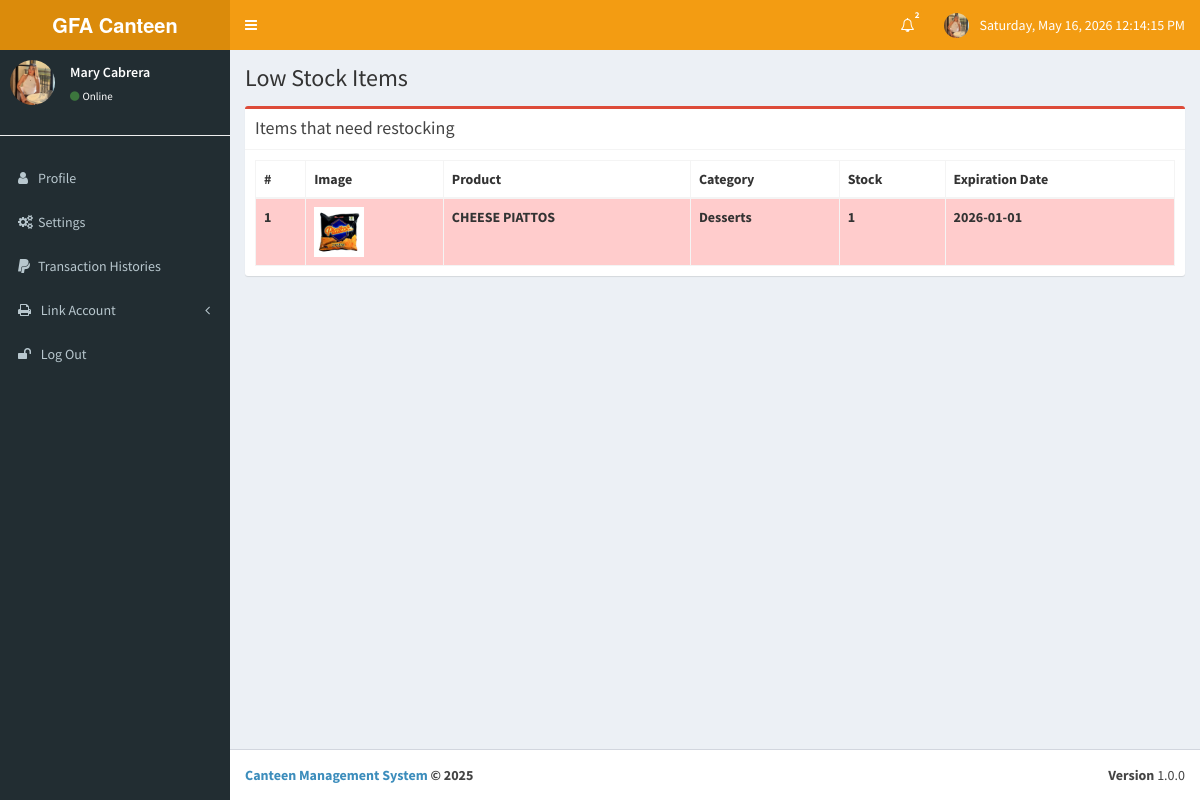
/main/lowstock.php (signed in), run on the app's committed database.
### tables this page shows
CREATE TABLE IF NOT EXISTS `tbl_menu` (
  `id` int NOT NULL AUTO_INCREMENT,
  `code` text NOT NULL,
  `name` text NOT NULL,
  `description` text NOT NULL,
  `price` double(20,2) NOT NULL,
  `qty` int NOT NULL,
  `category` text NOT NULL,
  `imgUrl` text NOT NULL,
  `expDate` date NOT NULL,
  `dt` datetime NOT NULL,
  PRIMARY KEY (`id`)
);

### main/lowstock.php (the view, shortened to what this page needs)
<?php include_once('layout/head.php'); ?>
<div class="content-wrapper">
    <section class="content-header">
        <h1>
            Low Stock Items
        </h1>
    </section>
    <section class="content">
        <div class="row">
            <div class="col-xs-12">
                <div class="box box-danger">
                    <div class="box-header with-border">
                        <h3 class="box-title">Items that need restocking</h3>
                    </div>
                    <div class="box-body">
                        <table class="table table-bordered table-striped">
                            <thead>
                                <tr>
                                    <th>#</th>
                                    <th>Image</th>
                                    <th>Product</th>
                                    <th>Category</th>
                                    <th>Stock</th>
                                    <th>Expiration Date</th>
                                </tr>
                            </thead>
                            <tbody>
                                <?php
                                    include_once('connect.php');
                                    $threshold = 10;
                                    $stmt = $db->prepare("SELECT * FROM tbl_menu WHERE qty <= ?");
                                    $stmt->execute([$threshold]);
                                    $i = 1;
                                    while ($row = $stmt->fetch()) {
                                        $expiredStyle = ($row['qty'] <= $threshold) ? "style='background:#ffcccc; font-weight:bold;'" : "";
                                ?>
                                <tr <?= $expiredStyle ?>>
                                    <td><?= $i++ ?></td>
                                    <td>
                                        <img height="50" width="50" src="images/menu/<?= $row['imgUrl']; ?>">
                                    </td>
                                    <td><?= $row['name'] ?></td>
                                    <td><?= $row['category'] ?></td>
                                    <td><?= $row['qty'] ?></td>
                                    <td><?= $row['expDate'] ?></td>
                                </tr>
                                <?php } ?>
                            </tbody>
                        </table>
                    </div>
                </div>
            </div>
        </div>
    </section>
</div>
<?php include_once('layout/footer.php'); ?>

### data on the page
tbl_menu: imgUrl (picture), name "CHEESE PIATTOS", category "Desserts", qty "1", expDate "2026-01-01"

### other printed values
$unread "2"
$_SESSION['fullname'] "Mary Cabrera"
$system_title "Canteen Management System"
